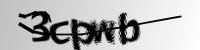
#> input picture Captcha images/3cpwb.png, 200 x 50 px, found by its file name
$ jupyter execute --allow-errors Sinfiltros.ipynb   (shell and % lines are left out)
#> lines starting #> are read from the running program, lines starting #| are printed output that depends on the picture; after the words box and inside, x2 and y2 are one past the last pixel; in counts of white or black regions, pixels touching at a corner belong together
<a href="https://colab.research.google.com/github/cabamarcos/Captcha_recognition/blob/main/Sinfiltros.ipynb" target="_parent"></a>

# Importación de las herramientas necesarias

[cell 1]
import os
import cv2
import numpy as np
import pandas as pd
import matplotlib.pyplot as plt
import matplotlib.image as mpimg
import seaborn as sns
from collections import Counter
from pathlib import Path
import time
import random

from sklearn.model_selection import train_test_split
import tensorflow as tf
from tensorflow import keras
from tensorflow.keras import layers
from google.colab.patches import cv2_imshow


import matplotlib.image as mpimg

from sklearn.metrics import confusion_matrix
import itertools

from keras.utils import to_categorical# convert to one-hot-encoding
from keras.models import Sequential
from keras.layers import Dense, Dropout, Flatten, Conv2D, MaxPool2D
from keras.optimizers import RMSprop
from keras.preprocessing.image import ImageDataGenerator
from keras.callbacks import ReduceLROnPlateau
from sklearn.preprocessing import LabelBinarizer

# Análisis exploratorio de los datos

[cell 2]
# Especifica la ruta a la carpeta que contiene las imágenes
image_folder = Path('/content/')

# Obtiene la lista de imágenes en la carpeta
images = list(image_folder.glob("*.png")) + list(image_folder.glob("*.jpg"))

# Store all the characters in a set
characters = set()

# Store all the labels in a set
labels = set()

# Create a list of dictionaries to store the image-label pair info
dataset = []

# Iterate over the dataset and store the
# information needed
for img_path in images:
    # 1. Get the label associated with each image
    label = img_path.stem  # Utiliza .stem para obtener el nombre del archivo sin la extensión

    # label = img_path.name.split(".png")[0]
    # 2. Store the length of this captcha
    captcha_length = len(label)
    # 3. Store the image-label pair info
    dataset.append({"img_path": str(img_path), "label": label})
    # 4. Store the characters present
    characters.update(set(label))
    # 5. Store the labels
    labels.add(label)

# Convert the list of dictionaries into a DataFrame
dataset = pd.DataFrame(dataset)

print("Number of images found:", len(images))
print("Number of labels found:", len(labels))
print("Number of unique characters:", len(characters))
print("Characters present:", characters)

#> (a cell that did not finish here is left out)

[cell 4]
print(len(images))

# 1ª parte

## Primeros pasos

[cell 5]
np.random.seed(2)
sns.set(style='white', context='notebook', palette='deep')

### División de las imágenes

La siguiente parte del código, procesa una lista de imágenes utilizando la biblioteca OpenCV para aplicar umbralización adaptativa, dilatación y otras operaciones vistas en el apartado anterior. Después, separa las imágenes en 5 partes iguales y luego recopila las imágenes resultantes en una lista x y sus etiquetas en una lista y.

[cell 6]
# Definir un kernel de convolución de 3x1 con valores enteros sin signo
kernel = np.ones((3, 1), np.uint8)

# Definir el tipo de borde a utilizar
borderType = cv2.BORDER_CONSTANT

# Función para aplicar relleno a una imagen
def pad(src):
    # Calcular la cantidad de píxeles de relleno para la parte superior e inferior
    top = int(0.05 * src.shape[0])  # El 5% de la altura de la imagen
    bottom = top

    # Calcular la cantidad de píxeles de relleno para la parte izquierda y derecha
    left = int(0.15 * src.shape[1])  # El 15% de la anchura de la imagen
    right = left

    # Aplicar el relleno a la imagen de origen utilizando cv2.copyMakeBorder
    des = cv2.copyMakeBorder(src, top, bottom, left + 1, right, borderType, None, 255)

    # Invertir los colores de la imagen utilizando cv2.bitwise_not
    return cv2.bitwise_not(des)

[cell 7]
im = cv2.imread(str('3cpwb.png'), 0)
#> im is the input picture: shape (50, 200); min 0, max 255, mean 182.7
cv2_imshow(im)
# Aplicar un umbral adaptativo a la imagen utilizando el método GAUSSIAN_C
threshold = cv2.adaptiveThreshold(im, 255, cv2.ADAPTIVE_THRESH_GAUSSIAN_C, cv2.THRESH_BINARY, 199, 5)
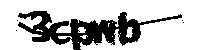
#> threshold: shape (50, 200); 76.2% white; 5 black regions (4 under 20 px), largest, box (x1, y1, x2, y2) and area: (18, 11, 182, 50) 2377

# Dilatar la imagen umbralizada utilizando un kernel definido en algún lugar anterior del código
erosion = cv2.dilate(threshold, kernel, iterations=2)
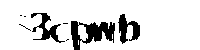
#> erosion: shape (50, 200); 86.4% white; 8 black regions (5 under 20 px), largest, box (x1, y1, x2, y2) and area: (71, 21, 115, 50) 667, (118, 14, 140, 44) 333, (31, 13, 65, 43) 332

cv2_imshow(erosion)

$ run again, with Captcha images/2b827.png copied over Captcha images/3cpwb.png
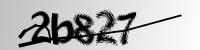
#> input picture Captcha images/2b827.png, 200 x 50 px, found by its file name
#> im is the input picture: shape (50, 200); min 0, max 255, mean 183.3
#> `threshold = cv2.adaptiveThreshold(im, 255, cv2.ADAPTIVE_THRESH_GAUSSIA..`:
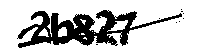
#> threshold: shape (50, 200); 76% white; 9 black regions (8 under 20 px), largest, box (x1, y1, x2, y2) and area: (17, 10, 182, 48) 2391
#> `erosion = cv2.dilate(threshold, kernel, iterations=2)`:
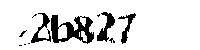
#> erosion: shape (50, 200); 87.3% white; 11 black regions (7 under 20 px), largest, box (x1, y1, x2, y2) and area: (51, 15, 94, 44) 635, (97, 12, 115, 42) 225, (31, 13, 51, 43) 196, (118, 13, 136, 44) 163

$ run again, with Captcha images/2cegf.png copied over Captcha images/3cpwb.png
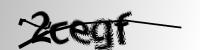
#> input picture Captcha images/2cegf.png, 200 x 50 px, found by its file name
#> im is the input picture: shape (50, 200); min 0, max 255, mean 185.3
#> `threshold = cv2.adaptiveThreshold(im, 255, cv2.ADAPTIVE_THRESH_GAUSSIA..`:
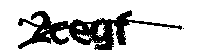
#> threshold: shape (50, 200); 77.8% white; 3 black regions (2 under 20 px), largest, box (x1, y1, x2, y2) and area: (18, 10, 182, 50) 2216
#> `erosion = cv2.dilate(threshold, kernel, iterations=2)`:
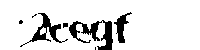
#> erosion: shape (50, 200); 88.2% white; 7 black regions (3 under 20 px), largest, box (x1, y1, x2, y2) and area: (69, 20, 113, 50) 559, (20, 13, 68, 47) 364, (114, 12, 132, 43) 215, (63, 23, 68, 28) 21

$ run again, with Captcha images/2cgyx.png copied over Captcha images/3cpwb.png
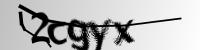
#> input picture Captcha images/2cgyx.png, 200 x 50 px, found by its file name
#> im is the input picture: shape (50, 200); min 0, max 255, mean 187.2
#> `threshold = cv2.adaptiveThreshold(im, 255, cv2.ADAPTIVE_THRESH_GAUSSIA..`:
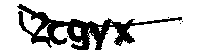
#> threshold: shape (50, 200); 79% white; 5 black regions (4 under 20 px), largest, box (x1, y1, x2, y2) and area: (17, 4, 182, 50) 2091
#> `erosion = cv2.dilate(threshold, kernel, iterations=2)`:
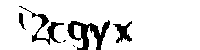
#> erosion: shape (50, 200); 88.7% white; 6 black regions (2 under 20 px), largest, box (x1, y1, x2, y2) and area: (67, 20, 110, 50) 557, (19, 6, 64, 45) 321, (113, 21, 132, 43) 188, (19, 13, 26, 30) 55
